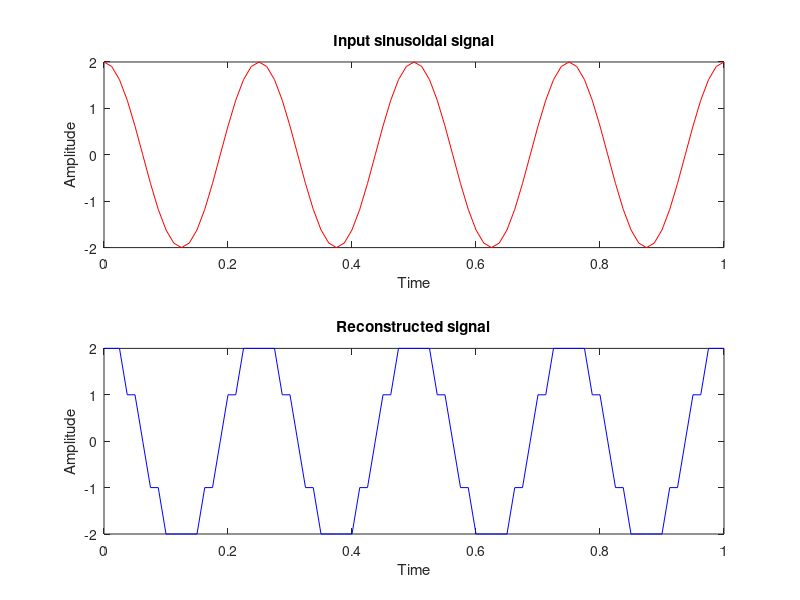

Recreate this plot in MATLAB.
clear all;
close all;
clc;
fm=4;
fs=20*fm;
am=2;
t=0:1/fs:1;
x=am*cos(2*pi*fm*t);
figure(1);
subplot(2,1,1)
plot(t,x,'r-');
hold on;
xlabel('Time');
ylabel('Amplitude');
title('Input sinusoidal signal');
for n=1:length(x)
    if n==1
        e(n)=x(n);
        eq(n)=round(e(n));
        xq(n)=eq(n);
    else
        e(n)=x(n)-xq(n-1);
        eq(n)=round(e(n));
        xq(n)=eq(n)+xq(n-1);
    end
end

for n=1:length(x)
    if n==1
        xqr(n)=eq(n);
    else
        xqr(n)=eq(n)+xqr(n-1);
    end
end
subplot(2,1,2)
plot(t,xqr,'b-');
xlabel('Time');
ylabel('Amplitude');
title('Reconstructed signal');